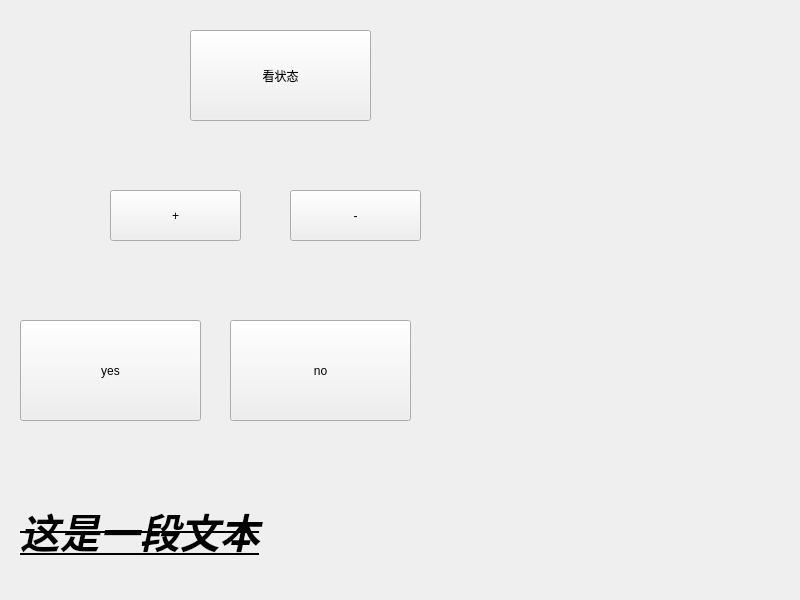
<?xml version="1.0" encoding="UTF-8"?>
<ui version="4.0">
 <class>Widget</class>
 <widget class="QWidget" name="Widget">
  <property name="geometry">
   <rect>
    <x>0</x>
    <y>0</y>
    <width>800</width>
    <height>600</height>
   </rect>
  </property>
  <property name="cursor">
   <cursorShape>ForbiddenCursor</cursorShape>
  </property>
  <property name="windowTitle">
   <string>Widget</string>
  </property>
  <widget class="QPushButton" name="pushButton_add">
   <property name="geometry">
    <rect>
     <x>110</x>
     <y>190</y>
     <width>131</width>
     <height>51</height>
    </rect>
   </property>
   <property name="text">
    <string>+</string>
   </property>
  </widget>
  <widget class="QPushButton" name="pushButton_sub">
   <property name="geometry">
    <rect>
     <x>290</x>
     <y>190</y>
     <width>131</width>
     <height>51</height>
    </rect>
   </property>
   <property name="text">
    <string>-</string>
   </property>
  </widget>
  <widget class="QPushButton" name="cursor">
   <property name="geometry">
    <rect>
     <x>190</x>
     <y>30</y>
     <width>181</width>
     <height>91</height>
    </rect>
   </property>
   <property name="cursor">
    <cursorShape>OpenHandCursor</cursorShape>
   </property>
   <property name="text">
    <string>看状态</string>
   </property>
  </widget>
  <widget class="QLabel" name="label">
   <property name="geometry">
    <rect>
     <x>20</x>
     <y>480</y>
     <width>431</width>
     <height>101</height>
    </rect>
   </property>
   <property name="font">
    <font>
     <family>微软雅黑</family>
     <pointsize>30</pointsize>
     <weight>75</weight>
     <italic>true</italic>
     <bold>true</bold>
     <underline>true</underline>
     <strikeout>true</strikeout>
    </font>
   </property>
   <property name="cursor">
    <cursorShape>ArrowCursor</cursorShape>
   </property>
   <property name="text">
    <string>这是一段文本</string>
   </property>
  </widget>
  <widget class="QPushButton" name="pushButton_yes">
   <property name="geometry">
    <rect>
     <x>20</x>
     <y>320</y>
     <width>181</width>
     <height>101</height>
    </rect>
   </property>
   <property name="text">
    <string>yes</string>
   </property>
  </widget>
  <widget class="QPushButton" name="pushButton_no">
   <property name="geometry">
    <rect>
     <x>230</x>
     <y>320</y>
     <width>181</width>
     <height>101</height>
    </rect>
   </property>
   <property name="text">
    <string>no</string>
   </property>
  </widget>
 </widget>
 <resources/>
 <connections/>
</ui>
